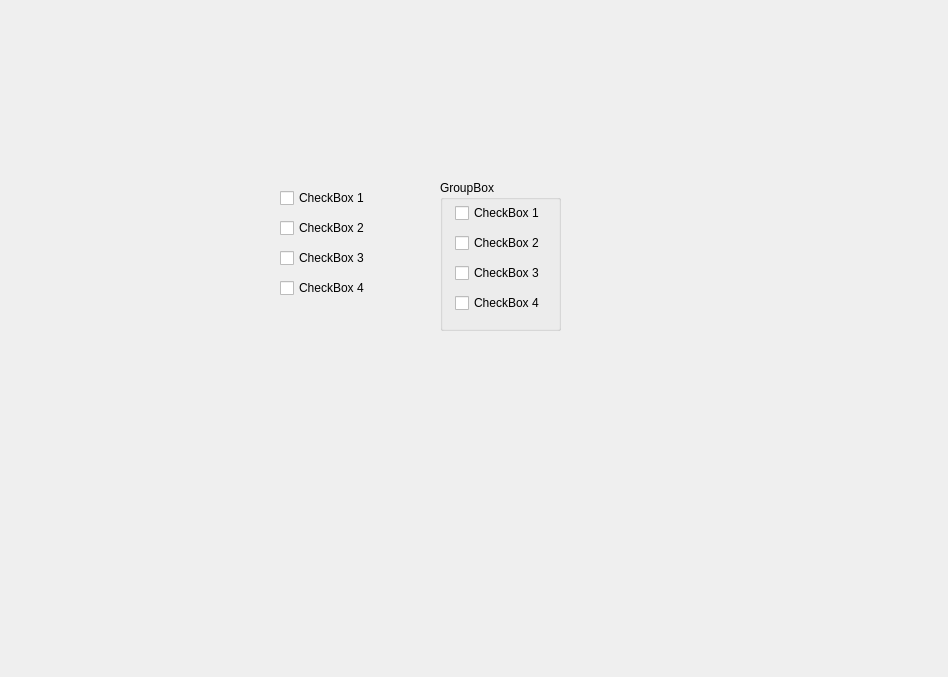
<?xml version="1.0" encoding="UTF-8"?>
<ui version="4.0">
 <class>Dialog</class>
 <widget class="QDialog" name="Dialog">
  <property name="geometry">
   <rect>
    <x>0</x>
    <y>0</y>
    <width>948</width>
    <height>677</height>
   </rect>
  </property>
  <property name="windowTitle">
   <string>Dialog</string>
  </property>
  <widget class="QCheckBox" name="checkBox">
   <property name="geometry">
    <rect>
     <x>280</x>
     <y>190</y>
     <width>91</width>
     <height>16</height>
    </rect>
   </property>
   <property name="text">
    <string>CheckBox 1</string>
   </property>
  </widget>
  <widget class="QCheckBox" name="checkBox_2">
   <property name="geometry">
    <rect>
     <x>280</x>
     <y>220</y>
     <width>91</width>
     <height>16</height>
    </rect>
   </property>
   <property name="text">
    <string>CheckBox 2</string>
   </property>
  </widget>
  <widget class="QCheckBox" name="checkBox_3">
   <property name="geometry">
    <rect>
     <x>280</x>
     <y>250</y>
     <width>91</width>
     <height>16</height>
    </rect>
   </property>
   <property name="text">
    <string>CheckBox 3</string>
   </property>
  </widget>
  <widget class="QCheckBox" name="checkBox_4">
   <property name="geometry">
    <rect>
     <x>280</x>
     <y>280</y>
     <width>91</width>
     <height>16</height>
    </rect>
   </property>
   <property name="text">
    <string>CheckBox 4</string>
   </property>
  </widget>
  <widget class="QGroupBox" name="groupBox">
   <property name="geometry">
    <rect>
     <x>440</x>
     <y>180</y>
     <width>121</width>
     <height>151</height>
    </rect>
   </property>
   <property name="title">
    <string>GroupBox</string>
   </property>
   <widget class="QCheckBox" name="checkBox_5">
    <property name="geometry">
     <rect>
      <x>15</x>
      <y>25</y>
      <width>91</width>
      <height>16</height>
     </rect>
    </property>
    <property name="text">
     <string>CheckBox 1</string>
    </property>
   </widget>
   <widget class="QCheckBox" name="checkBox_6">
    <property name="geometry">
     <rect>
      <x>15</x>
      <y>85</y>
      <width>91</width>
      <height>16</height>
     </rect>
    </property>
    <property name="text">
     <string>CheckBox 3</string>
    </property>
   </widget>
   <widget class="QCheckBox" name="checkBox_7">
    <property name="geometry">
     <rect>
      <x>15</x>
      <y>115</y>
      <width>91</width>
      <height>16</height>
     </rect>
    </property>
    <property name="text">
     <string>CheckBox 4</string>
    </property>
   </widget>
   <widget class="QCheckBox" name="checkBox_8">
    <property name="geometry">
     <rect>
      <x>15</x>
      <y>55</y>
      <width>91</width>
      <height>16</height>
     </rect>
    </property>
    <property name="text">
     <string>CheckBox 2</string>
    </property>
   </widget>
  </widget>
 </widget>
 <resources/>
 <connections/>
</ui>
